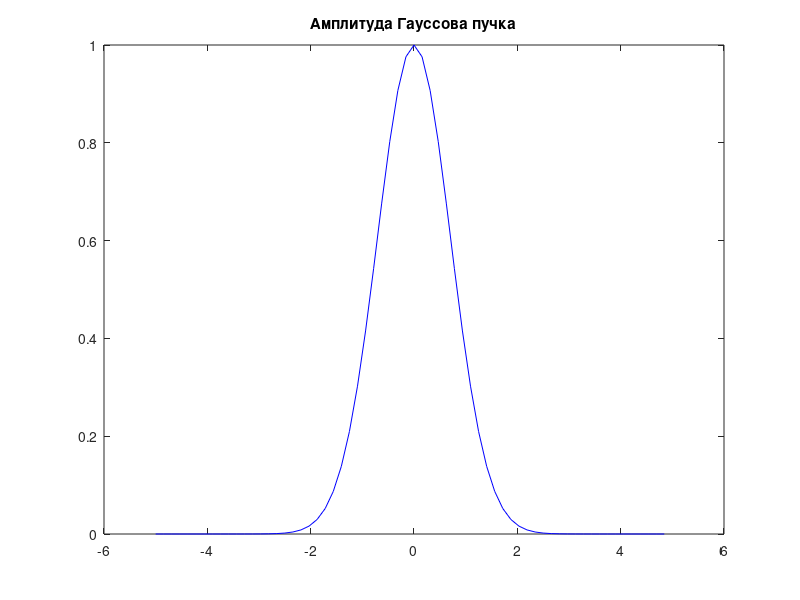
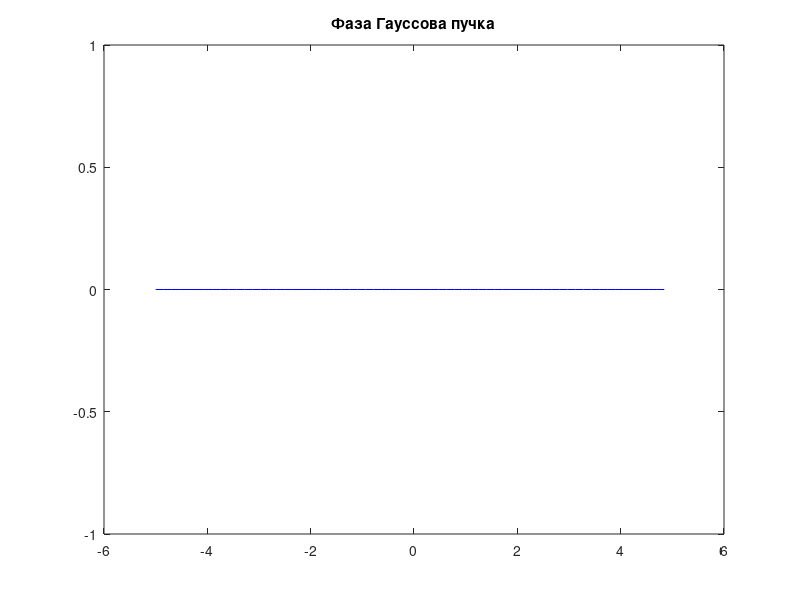
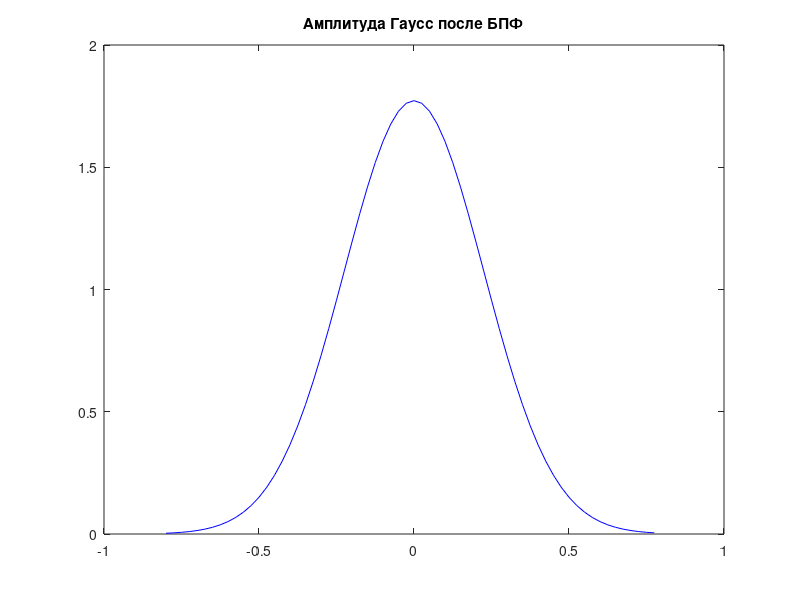
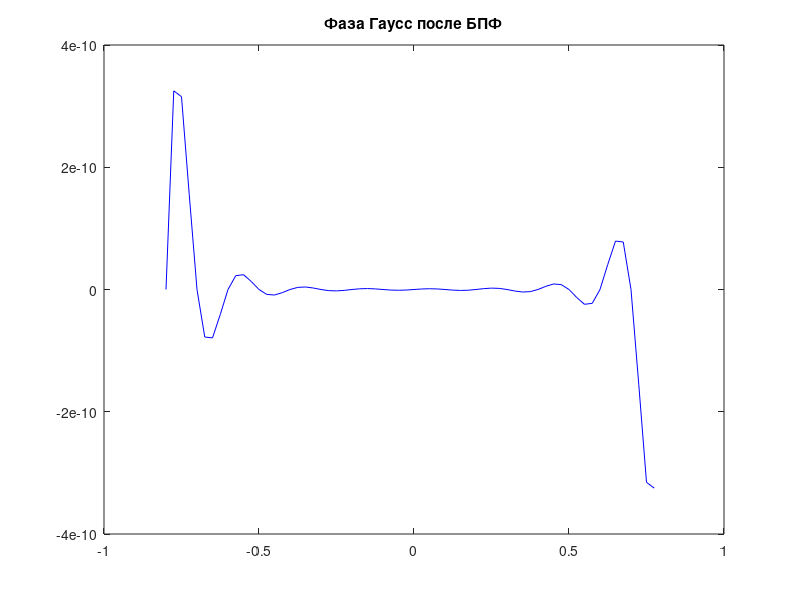

Recreate these plots in MATLAB, in order.
close all;
clear;
N = pow2(6);
M = pow2(8);
%N = M;
a = 5;
b = (N .^ 2) / (4 * a * M)
h_x = 2 * a / N;
x = -a:h_x:(a - h_x/2);
h_x_ = 2 * b / N;
x_ = -b:h_x_:(b - h_x_/2);
gauss = exp(-(x.^2));
inp_sig = sin(3*pi*(x));
function F = dft(f, M, h_x)
    N = length(f);
    paddingSize = (M - N) / 2;
    zeroPadding = zeros(1, paddingSize);
    f_padded = [zeroPadding, f, zeroPadding];
    shiftAmount = M/2;
    f_shifted = [f_padded(shiftAmount+1:end), f_padded(1:shiftAmount)];
    F = fft(f_shifted) * h_x;
    F = [F(shiftAmount+1:end), F(1:shiftAmount)];
    F = F(paddingSize + 1:end-paddingSize);
end

inp_sig_bpf = dft(inp_sig, M, h_x);
function f = analytic(x_)
    coefficient = -6 * 1i;
    frequency = 10 * pi;
    denominatorConstant = 9 * pi;
    sinPart = sin(frequency * x_);
    denominator = denominatorConstant - 4 * pi * x_.^2;
    f = (coefficient * sinPart) ./ denominator;
end

function f = analytic2d(x, y)

    coefficient = -36;
    frequency = 10 * pi;
    denominatorConstant = 9 * pi;
    cosPart1 = cos(frequency * (x - y));
    cosPart2 = cos(frequency * (x + y));
    denominatorU = denominatorConstant - 4 * pi * x.^2;
    denominatorV = denominatorConstant - 4 * pi * y.^2;
    f = coefficient * (cosPart1 - cosPart2) ./ (denominatorU .* denominatorV);
end

F = dft(gauss, M, h_x);

figure(1);
plot(x, abs(gauss), "b");
title('Амплитуда Гауссова пучка')

figure(2);
plot(x, arg(gauss), "b");
title('Фаза Гауссова пучка')

figure(3);
plot(x_, abs(F), "b");
title('Амплитуда Гаусс после БПФ')

figure(4);
plot(x_, arg(F), "b");
title('Фаза Гаусс после БПФ')

[X, X_] = meshgrid(x, x_);
core = exp(-2 * pi * 1i * X.* X_);
PF = core * gauss.' * h_x;

figure(5);
plot(x_, abs(PF), "b");
title('Амплитуда Гауссова пучка (финитное преобразование Фурье)')

figure(6);
plot(x_, arg(PF), "b");
title('Фаза гауссова пучка (финитное преобразование Фурье)')

figure(7);
plot(x_, abs(F), "b");

% Первый подграфик
%subplot(1, 2, 1); % Разделяем окно на 1 ряд и 2 колонки и выбираем первую колонку
%plot(x_, abs(F), 'r'); % Рисуем первый график

% Второй подграфик
%subplot(1, 2, 2); % Выбираем вторую колонку той же разметки
%plot(x_, abs(PF), 'b'); % Рисуем второй график

%suptitle('Сравнение амплитуд'); % Общий заголовок для всей фигуры

figure(8);
plot(x_, arg(F), "r");
plot(x_, arg(PF), "b");
%subplot(1, 2, 1);
%plot(x_, arg(F), "r");
%subplot(1, 2, 2);
%plot(x_, arg(PF), "b");
%suptitle('Сравнение фаз')

figure(9); % Создаем новую фигуру с номером 9

% Первый подграфик - Амплитуда входного сигнала
subplot(2, 2, 1); % Разделяем окно на 2 ряда и 2 колонки, выбираем первую ячейку
plot(x, abs(inp_sig), 'b'); % Рисуем график амплитуды входного сигнала
title('Амплитуда входного сигнала');

% Второй подграфик - Фаза входного сигнала
subplot(2, 2, 2); % Выбираем вторую ячейку
plot(x, arg(inp_sig), 'b'); % Рисуем график фазы входного сигнала
title('Фаза входного сигнала');

% Третий подграфик - Амплитуда входного сигнала после БПФ
subplot(2, 2, 3); % Выбираем третью ячейку
plot(x_, abs(inp_sig_bpf), 'r'); % Рисуем график амплитуды входного сигнала после БПФ
title('Амплитуда входного сигнала после БПФ');

% Четвертый подграфик - Фаза входного сигнала после БПФ
subplot(2, 2, 4); % Выбираем четвертую ячейку
plot(x_, arg(inp_sig_bpf), 'r'); % Рисуем график фазы входного сигнала после БПФ
title('Фаза входного сигнала после БПФ');

f = analytic(x_);
%задание 8
figure(10);
subplot(1, 2, 1);
plot(x_, abs(inp_sig_bpf), "r");
title('Амплитуда');
subplot(1, 2, 2);
plot(x_, arg(inp_sig_bpf), "b");
title('Фаза');
%задание 9

y = x.';
f = exp(-(x.^2)-(y.^2));

figure(11);
F = imagesc([-a, a], [-a, a], abs(f));
colormap hot;
colorbar;

figure(12);
F = imagesc([-a, a], [-a, a], arg(f));
colormap hot;
colorbar;

[X, Y] = meshgrid(x, y);
tr = exp(-(X.^2)-(Y.^2));
for row = 1:rows(tr)
 tr(row, :) = dft(tr(row, :), M, h_x);
endfor
for col = 1:columns(tr)
 tr(:, col) = dft(tr(:, col).', M, h_x).';
endfor

figure(13);
F = imagesc([-b, b], [-b, b], abs(tr));
colormap hot;
colorbar;

figure(14);
F = imagesc([-b, b], [-b, b], arg(tr));
colormap hot;
colorbar;


y = x.'
target = sin(3*pi*(x + y));

figure(15);
F = imagesc([-a, a], [-a, a], abs(target));
colormap hot;
colorbar;

figure(16);
F = imagesc([-a, a], [-a, a], arg(target));
colormap hot;
colorbar;

[X, Y] = meshgrid(x, y);
inp_2d = sin(3*pi*(X + Y));
for row = 1:rows(inp_2d)
 inp_2d(row, :) = dft(inp_2d(row, :), M, h_x);
endfor
for col = 1:columns(inp_2d)
 inp_2d(:, col) = dft(inp_2d(:, col).', M, h_x).';
endfor

figure(17);
F = imagesc([-b, b], [-b, b], abs(inp_2d));
colormap hot;
colorbar;

figure(18);
F = imagesc([-b, b], [-b, b], arg(inp_2d));
colormap hot;
colorbar;

[X, Y] = meshgrid(x, y);
F = analytic2d(X, Y);

figure(19);
Res = imagesc([-b, b], [-b, b], abs(F));
colormap hot;
colorbar;

figure(20);
Res = imagesc([-b, b], [-b, b], arg(F));
colormap hot;
colorbar;

